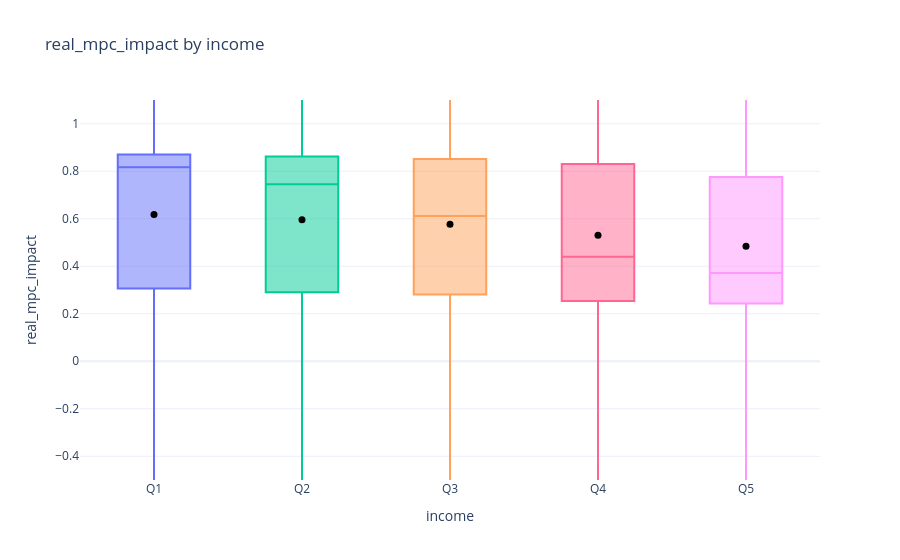
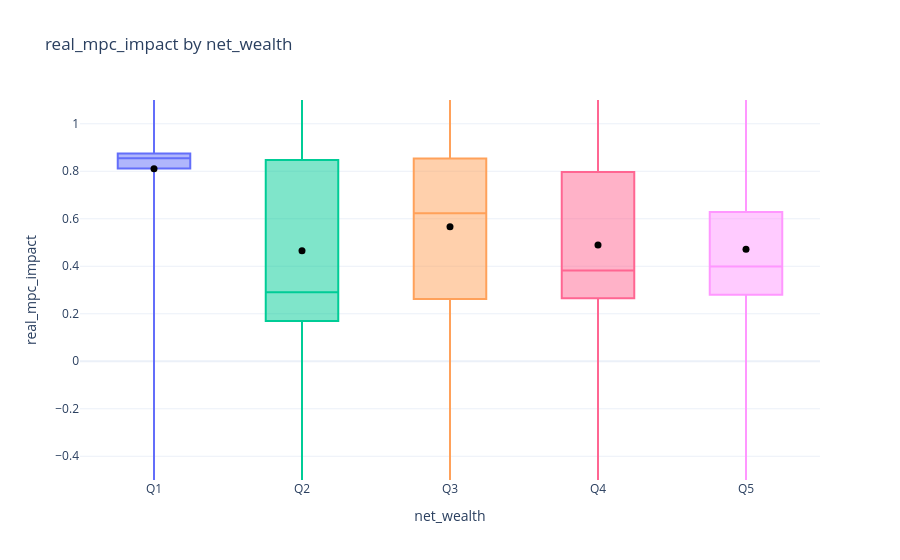
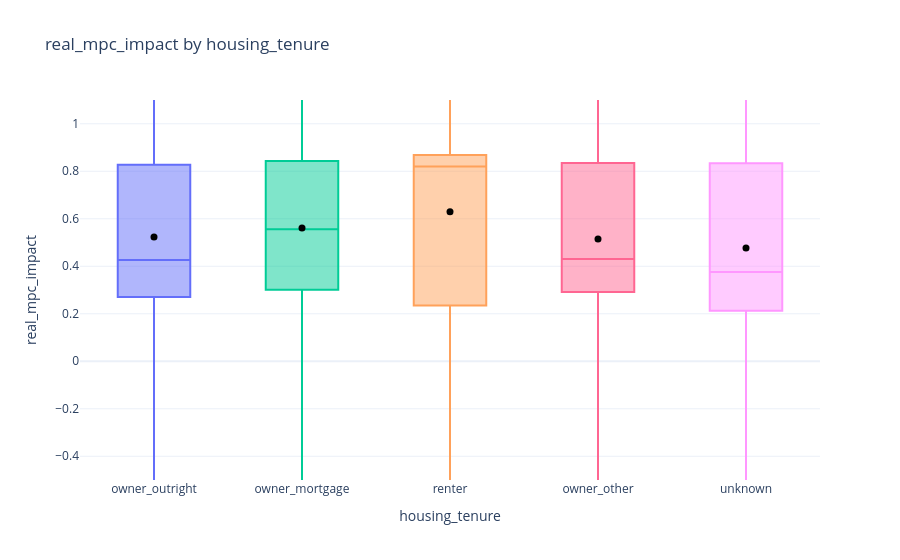
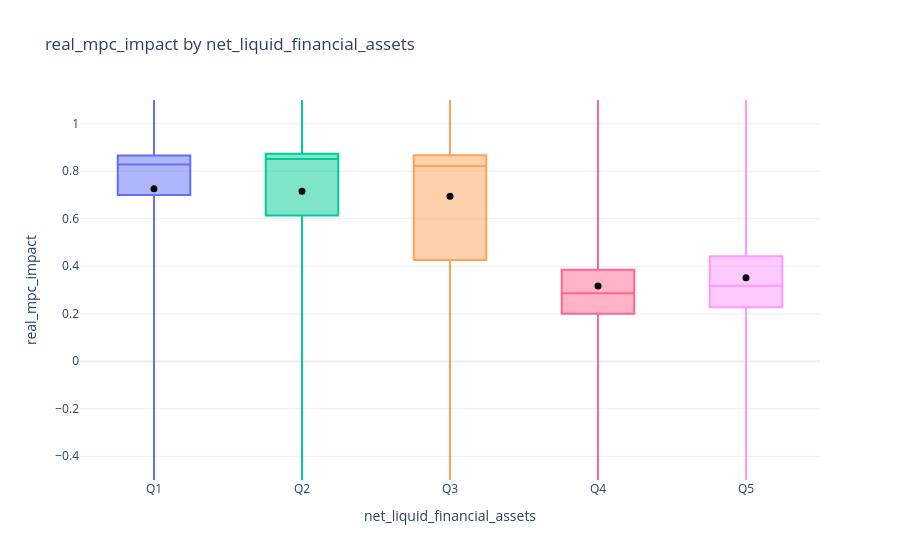

Notebook cell for these charts, in order:
### Markdown cell above
## Results and plots

Income panels use household income components recorded before the transfer: total income, employee (labour) income, non-property income (employee plus social transfers), and property income (rental plus financial-asset income or dividends, following the model setting). The plotted sample is unweighted. Zero and negative component values are shown as separate groups; quintiles are formed among positive values.

### Code cell
if outputs is not None:
    panel = pd.read_csv(outputs["analysis_dir"] / "household_mpc_panel.csv")
    summary = pd.read_csv(outputs["analysis_dir"] / "household_mpc_summary.csv")
    identified_cumulative = panel["cumulative_mpc_identified"].fillna(False).astype(bool)
    # identified_cumulative = pd.Series(True, index=panel.index)
    plot_panel = panel.copy()
    plot_panel["real_cmpc_4q"] = plot_panel["real_cmpc_4q"].where(identified_cumulative)
    plot_mpc_panel(
        plot_panel,
        variables=[
            "income",
            "net_wealth",
            "housing_tenure",
            "net_liquid_financial_assets",
            "illiquid_financial_assets",
            "housing_wealth",
        ],
        mpc_columns=["real_mpc_impact", "real_cmpc_4q"],
        # mpc_columns=["cash_real_mpc_impact", "cash_real_cmpc_4q"],
        plot_kind="box_only",
        y_range=(-0.5, 1.1),
        winsor_quantiles=(0, 1),
        # winsor_quantiles=(0.01, 0.99),
        winsor_mode="trim",
        output_dir=outputs["analysis_dir"] / "plots",
        output_format="png",
    )
    summary

### Figure 1 — Plotly figure (JSON) as saved in the notebook; plotly's stock layout.template omitted (floating-point values rounded to 4 significant figures; data arrays with more than 128 entries replaced by an {"elided": "..."} marker saying what was removed)
{"data": [{"boxpoints": false, "name": "Q1", "type": "box", "y": {"elided": "27754 float values"}}, {"marker": {"color": "black", "size": 7}, "mode": "markers", "name": "Q1 mean", "showlegend": false, "type": "scatter", "x": ["Q1"], "y": [0.6179]}, {"boxpoints": false, "name": "Q2", "type": "box", "y": {"elided": "27754 float values"}}, {"marker": {"color": "black", "size": 7}, "mode": "markers", "name": "Q2 mean", "showlegend": false, "type": "scatter", "x": ["Q2"], "y": [0.5956]}, {"boxpoints": false, "name": "Q3", "type": "box", "y": {"elided": "27754 float values"}}, {"marker": {"color": "black", "size": 7}, "mode": "markers", "name": "Q3 mean", "showlegend": false, "type": "scatter", "x": ["Q3"], "y": [0.5772]}, {"boxpoints": false, "name": "Q4", "type": "box", "y": {"elided": "27754 float values"}}, {"marker": {"color": "black", "size": 7}, "mode": "markers", "name": "Q4 mean", "showlegend": false, "type": "scatter", "x": ["Q4"], "y": [0.53]}, {"boxpoints": false, "name": "Q5", "type": "box", "y": {"elided": "27754 float values"}}, {"marker": {"color": "black", "size": 7}, "mode": "markers", "name": "Q5 mean", "showlegend": false, "type": "scatter", "x": ["Q5"], "y": [0.4843]}], "layout": {"showlegend": false, "title": {"text": "real_mpc_impact by income"}, "xaxis": {"categoryarray": ["Q1", "Q2", "Q3", "Q4", "Q5"], "categoryorder": "array", "title": {"text": "income"}}, "yaxis": {"range": [-0.5, 1.1], "title": {"text": "real_mpc_impact"}}}}

### Figure 2 — Plotly figure (JSON) as saved in the notebook; plotly's stock layout.template omitted (floating-point values rounded to 4 significant figures; data arrays with more than 128 entries replaced by an {"elided": "..."} marker saying what was removed)
{"data": [{"boxpoints": false, "name": "Q1", "type": "box", "y": {"elided": "27754 float values"}}, {"marker": {"color": "black", "size": 7}, "mode": "markers", "name": "Q1 mean", "showlegend": false, "type": "scatter", "x": ["Q1"], "y": [0.811]}, {"boxpoints": false, "name": "Q2", "type": "box", "y": {"elided": "27754 float values"}}, {"marker": {"color": "black", "size": 7}, "mode": "markers", "name": "Q2 mean", "showlegend": false, "type": "scatter", "x": ["Q2"], "y": [0.4657]}, {"boxpoints": false, "name": "Q3", "type": "box", "y": {"elided": "27754 float values"}}, {"marker": {"color": "black", "size": 7}, "mode": "markers", "name": "Q3 mean", "showlegend": false, "type": "scatter", "x": ["Q3"], "y": [0.5667]}, {"boxpoints": false, "name": "Q4", "type": "box", "y": {"elided": "27754 float values"}}, {"marker": {"color": "black", "size": 7}, "mode": "markers", "name": "Q4 mean", "showlegend": false, "type": "scatter", "x": ["Q4"], "y": [0.4899]}, {"boxpoints": false, "name": "Q5", "type": "box", "y": {"elided": "27754 float values"}}, {"marker": {"color": "black", "size": 7}, "mode": "markers", "name": "Q5 mean", "showlegend": false, "type": "scatter", "x": ["Q5"], "y": [0.4718]}], "layout": {"showlegend": false, "title": {"text": "real_mpc_impact by net_wealth"}, "xaxis": {"categoryarray": ["Q1", "Q2", "Q3", "Q4", "Q5"], "categoryorder": "array", "title": {"text": "net_wealth"}}, "yaxis": {"range": [-0.5, 1.1], "title": {"text": "real_mpc_impact"}}}}

### Figure 3 — Plotly figure (JSON) as saved in the notebook; plotly's stock layout.template omitted (floating-point values rounded to 4 significant figures; data arrays with more than 128 entries replaced by an {"elided": "..."} marker saying what was removed)
{"data": [{"boxpoints": false, "name": "owner_outright", "type": "box", "y": {"elided": "80020 float values"}}, {"marker": {"color": "black", "size": 7}, "mode": "markers", "name": "owner_outright mean", "showlegend": false, "type": "scatter", "x": ["owner_outright"], "y": [0.5231]}, {"boxpoints": false, "name": "owner_mortgage", "type": "box", "y": {"elided": "3942 float values"}}, {"marker": {"color": "black", "size": 7}, "mode": "markers", "name": "owner_mortgage mean", "showlegend": false, "type": "scatter", "x": ["owner_mortgage"], "y": [0.5611]}, {"boxpoints": false, "name": "renter", "type": "box", "y": {"elided": "49361 float values"}}, {"marker": {"color": "black", "size": 7}, "mode": "markers", "name": "renter mean", "showlegend": false, "type": "scatter", "x": ["renter"], "y": [0.6294]}, {"boxpoints": false, "name": "owner_other", "type": "box", "y": {"elided": "2926 float values"}}, {"marker": {"color": "black", "size": 7}, "mode": "markers", "name": "owner_other mean", "showlegend": false, "type": "scatter", "x": ["owner_other"], "y": [0.5151]}, {"boxpoints": false, "name": "unknown", "type": "box", "y": {"elided": "2521 float values"}}, {"marker": {"color": "black", "size": 7}, "mode": "markers", "name": "unknown mean", "showlegend": false, "type": "scatter", "x": ["unknown"], "y": [0.477]}], "layout": {"showlegend": false, "title": {"text": "real_mpc_impact by housing_tenure"}, "xaxis": {"categoryarray": ["owner_outright", "owner_mortgage", "renter", "owner_other", "unknown"], "categoryorder": "array", "title": {"text": "housing_tenure"}}, "yaxis": {"range": [-0.5, 1.1], "title": {"text": "real_mpc_impact"}}}}

### Figure 4 — Plotly figure (JSON) as saved in the notebook; plotly's stock layout.template omitted (floating-point values rounded to 4 significant figures; data arrays with more than 128 entries replaced by an {"elided": "..."} marker saying what was removed)
{"data": [{"boxpoints": false, "name": "Q1", "type": "box", "y": {"elided": "27754 float values"}}, {"marker": {"color": "black", "size": 7}, "mode": "markers", "name": "Q1 mean", "showlegend": false, "type": "scatter", "x": ["Q1"], "y": [0.7265]}, {"boxpoints": false, "name": "Q2", "type": "box", "y": {"elided": "27754 float values"}}, {"marker": {"color": "black", "size": 7}, "mode": "markers", "name": "Q2 mean", "showlegend": false, "type": "scatter", "x": ["Q2"], "y": [0.7159]}, {"boxpoints": false, "name": "Q3", "type": "box", "y": {"elided": "27754 float values"}}, {"marker": {"color": "black", "size": 7}, "mode": "markers", "name": "Q3 mean", "showlegend": false, "type": "scatter", "x": ["Q3"], "y": [0.6947]}, {"boxpoints": false, "name": "Q4", "type": "box", "y": {"elided": "27754 float values"}}, {"marker": {"color": "black", "size": 7}, "mode": "markers", "name": "Q4 mean", "showlegend": false, "type": "scatter", "x": ["Q4"], "y": [0.3164]}, {"boxpoints": false, "name": "Q5", "type": "box", "y": {"elided": "27754 float values"}}, {"marker": {"color": "black", "size": 7}, "mode": "markers", "name": "Q5 mean", "showlegend": false, "type": "scatter", "x": ["Q5"], "y": [0.3515]}], "layout": {"showlegend": false, "title": {"text": "real_mpc_impact by net_liquid_financial_assets"}, "xaxis": {"categoryarray": ["Q1", "Q2", "Q3", "Q4", "Q5"], "categoryorder": "array", "title": {"text": "net_liquid_financial_assets"}}, "yaxis": {"range": [-0.5, 1.1], "title": {"text": "real_mpc_impact"}}}}
